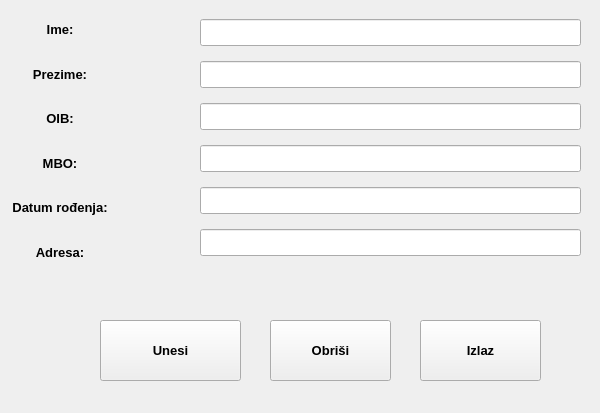
<?xml version="1.0" encoding="UTF-8"?>
<ui version="4.0">
 <class>PacijentTekst</class>
 <widget class="QWidget" name="PacijentTekst">
  <property name="geometry">
   <rect>
    <x>0</x>
    <y>0</y>
    <width>600</width>
    <height>413</height>
   </rect>
  </property>
  <property name="windowTitle">
   <string>Registracija pacijenta</string>
  </property>
  <widget class="QPushButton" name="unosGumb">
   <property name="geometry">
    <rect>
     <x>100</x>
     <y>320</y>
     <width>141</width>
     <height>61</height>
    </rect>
   </property>
   <property name="font">
    <font>
     <family>Arial</family>
     <pointsize>10</pointsize>
     <bold>true</bold>
    </font>
   </property>
   <property name="text">
    <string>Unesi</string>
   </property>
  </widget>
  <widget class="QPushButton" name="brisiGumb">
   <property name="geometry">
    <rect>
     <x>270</x>
     <y>320</y>
     <width>121</width>
     <height>61</height>
    </rect>
   </property>
   <property name="font">
    <font>
     <family>Arial</family>
     <pointsize>10</pointsize>
     <bold>true</bold>
    </font>
   </property>
   <property name="text">
    <string>Obriši</string>
   </property>
  </widget>
  <widget class="QPushButton" name="izlazGumb">
   <property name="geometry">
    <rect>
     <x>420</x>
     <y>320</y>
     <width>121</width>
     <height>61</height>
    </rect>
   </property>
   <property name="font">
    <font>
     <family>Arial</family>
     <pointsize>10</pointsize>
     <bold>true</bold>
    </font>
   </property>
   <property name="text">
    <string>Izlaz</string>
   </property>
  </widget>
  <widget class="QWidget" name="">
   <property name="geometry">
    <rect>
     <x>10</x>
     <y>10</y>
     <width>100</width>
     <height>261</height>
    </rect>
   </property>
   <layout class="QVBoxLayout" name="verticalLayout">
    <item>
     <widget class="QLabel" name="ImeLabel">
      <property name="font">
       <font>
        <family>Arial</family>
        <pointsize>10</pointsize>
        <bold>true</bold>
       </font>
      </property>
      <property name="text">
       <string>Ime:</string>
      </property>
      <property name="alignment">
       <set>Qt::AlignCenter</set>
      </property>
     </widget>
    </item>
    <item>
     <widget class="QLabel" name="PrezimeLabel">
      <property name="font">
       <font>
        <family>Arial</family>
        <pointsize>10</pointsize>
        <bold>true</bold>
       </font>
      </property>
      <property name="text">
       <string>Prezime:</string>
      </property>
      <property name="alignment">
       <set>Qt::AlignCenter</set>
      </property>
     </widget>
    </item>
    <item>
     <widget class="QLabel" name="OIBLabel">
      <property name="font">
       <font>
        <family>Arial</family>
        <pointsize>10</pointsize>
        <bold>true</bold>
       </font>
      </property>
      <property name="text">
       <string>OIB:</string>
      </property>
      <property name="alignment">
       <set>Qt::AlignCenter</set>
      </property>
     </widget>
    </item>
    <item>
     <widget class="QLabel" name="MBOLabel">
      <property name="font">
       <font>
        <family>Arial</family>
        <pointsize>10</pointsize>
        <bold>true</bold>
       </font>
      </property>
      <property name="text">
       <string>MBO:</string>
      </property>
      <property name="alignment">
       <set>Qt::AlignCenter</set>
      </property>
     </widget>
    </item>
    <item>
     <widget class="QLabel" name="DatumRodzenjaLabel">
      <property name="font">
       <font>
        <family>Arial</family>
        <pointsize>10</pointsize>
        <bold>true</bold>
       </font>
      </property>
      <property name="text">
       <string>Datum rođenja:</string>
      </property>
      <property name="alignment">
       <set>Qt::AlignCenter</set>
      </property>
     </widget>
    </item>
    <item>
     <widget class="QLabel" name="AdresaLabel">
      <property name="font">
       <font>
        <family>Arial</family>
        <pointsize>10</pointsize>
        <bold>true</bold>
       </font>
      </property>
      <property name="text">
       <string>Adresa:</string>
      </property>
      <property name="alignment">
       <set>Qt::AlignCenter</set>
      </property>
     </widget>
    </item>
   </layout>
  </widget>
  <widget class="QWidget" name="">
   <property name="geometry">
    <rect>
     <x>200</x>
     <y>10</y>
     <width>381</width>
     <height>261</height>
    </rect>
   </property>
   <layout class="QVBoxLayout" name="verticalLayout_2">
    <item>
     <widget class="QLineEdit" name="imeText">
      <property name="font">
       <font>
        <family>Arial</family>
        <pointsize>12</pointsize>
       </font>
      </property>
     </widget>
    </item>
    <item>
     <widget class="QLineEdit" name="prezimeText">
      <property name="font">
       <font>
        <family>Arial</family>
        <pointsize>12</pointsize>
       </font>
      </property>
     </widget>
    </item>
    <item>
     <widget class="QLineEdit" name="oibText">
      <property name="font">
       <font>
        <family>Arial</family>
        <pointsize>12</pointsize>
       </font>
      </property>
     </widget>
    </item>
    <item>
     <widget class="QLineEdit" name="mboText">
      <property name="font">
       <font>
        <family>Arial</family>
        <pointsize>12</pointsize>
       </font>
      </property>
     </widget>
    </item>
    <item>
     <widget class="QLineEdit" name="datum_rodjenjaText">
      <property name="font">
       <font>
        <family>Arial</family>
        <pointsize>12</pointsize>
       </font>
      </property>
     </widget>
    </item>
    <item>
     <widget class="QLineEdit" name="adresaText">
      <property name="font">
       <font>
        <family>Arial</family>
        <pointsize>12</pointsize>
       </font>
      </property>
     </widget>
    </item>
   </layout>
  </widget>
 </widget>
 <resources/>
 <connections/>
</ui>
